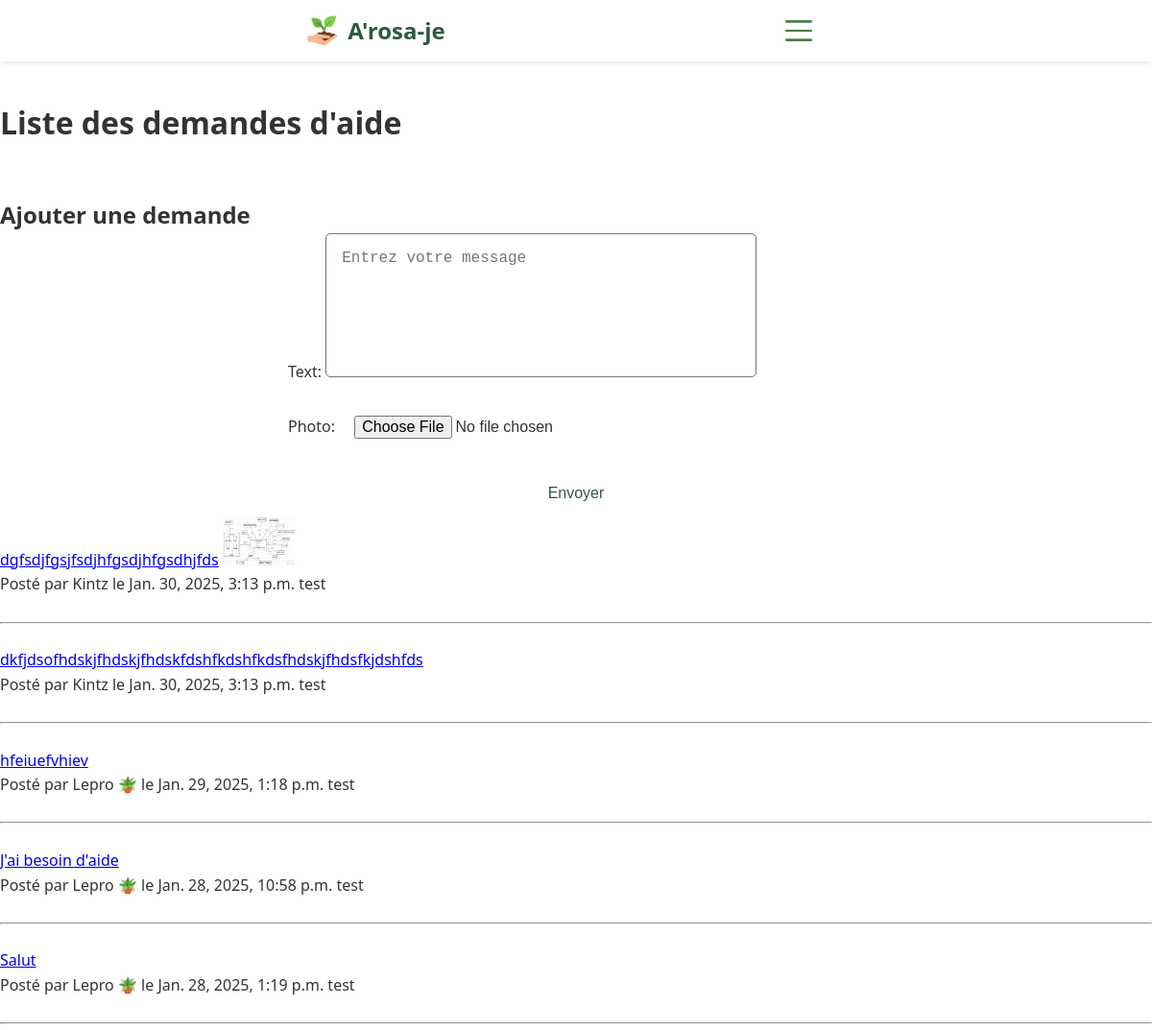
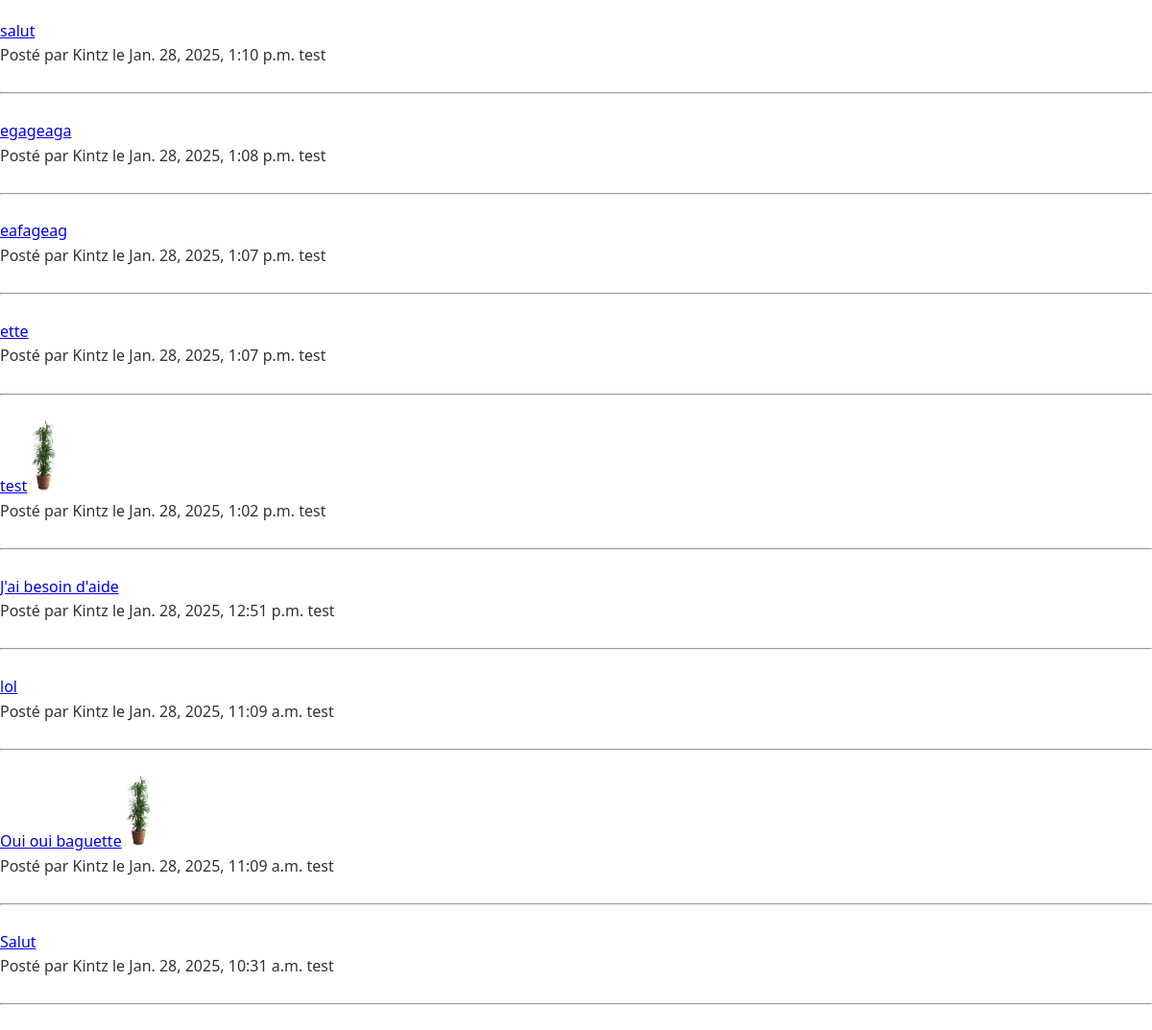
Screenshot of /demande/ (signed in) with the database file from the repository (2 pictures, top to bottom).
### pageprincipale/models.py (models this page shows, shortened)
class Message(models.Model):
    id_message=models.AutoField(primary_key=True)
    User = models.ForeignKey('Utilisateur', on_delete=models.CASCADE)
    text=models.CharField(max_length=500)
    date_demande = models.DateTimeField(auto_now_add=True)
    photo= models.ImageField(upload_to='photos_plantes/', blank=True, null=True)

class Utilisateur(models.Model):
    id_utilisateur = models.AutoField(primary_key=True)  # ID de l'utilisateur
    is_pro = models.BooleanField(default=False)  # Si l'utilisateur est professionnel
    pseudo = models.CharField(max_length=255)  # Pseudo
    password = models.CharField(max_length=255)  # Mot de passe
    adresse = models.ForeignKey(Adresse, on_delete=models.CASCADE)  # Clé étrangère vers Adresse
    longitude = models.FloatField(null=True, blank=True)
    latitude = models.FloatField(null=True, blank=True)
    REQUIRED_FIELDS = ['password']
    USERNAME_FIELD = 'pseudo'

### pageprincipale/views.py (the view)
# urls.py: path('demande/',demande,name='demande'),
def demande(request):
    logged_user = get_logged_form_request(request)
    if logged_user:
        if request.method == 'POST':
            form = DemandeAideForm(request.POST, request.FILES)
            if form.is_valid():
                Demande = form.save(commit=False)
                Demande.User= logged_user  # Associer l'utilisateur connecté
                Demande.save()
                return redirect('demande')
        else:
            form = DemandeAideForm()
        messages = Message.objects.order_by('-date_demande')
        return render(request, 'demande.html',
                      {'logged_user': logged_user, 'messages': messages,'form':form})
    else:
        return redirect('login')

### pageprincipale/forms.py
class DemandeAideForm(forms.ModelForm):
    class Meta:
        model = Message
        fields = ['text', 'photo']
    def __init__(self, *args, **kwargs):
        super().__init__(*args, **kwargs)
        self.fields['text'].widget = forms.Textarea(attrs={'rows': 4, 'placeholder': 'Entrez votre message'})

### pageprincipale/views.py (called while the page is built)
def get_logged_form_request(request):
    if 'logged_user_id' in request.session:
        logged_user_id = request.session['logged_user_id']
        try:
            return Utilisateur.objects.get(id_utilisateur=logged_user_id)
        except Utilisateur.DoesNotExist:
            return None
    return None

### pageprincipale/templates/demande.html (shortened to what this page needs)
{% extends "pagedebase.html" %}
{% block content %}
<br><br><br><br>
<h1>Liste des demandes d'aide</h1>
<br><br>
<h2>Ajouter une demande</h2>
 <form method="POST" enctype="multipart/form-data">
        {{ form.as_p }}
        <button type="submit">Envoyer</button>
    </form>
<ul>
    {% for message in messages %}
        <li>{% if message.photo %}
            <a href="{% url 'demande_aide' message.id_message %}">{{ message.text }}</a>
            <img src="{{ message.photo.url}}" alt="{{ message.nom }}" class="maxImgW">
            <p>Posté par {{ message.User.pseudo }}  le {{ message.date_demande }}
            test</p>
            {% else %}
             <a href="{% url 'demande_aide' message.id_message %}">{{ message.text }}</a>
            <p>Posté par {{ message.User.pseudo }}  {% if message.User.is_pro == True %}
            🪴
    {% endif %}le {{ message.date_demande }}
            test</p>
            {% endif %}
            <br><HR><br>
        </li>
    {% endfor %}
</ul>
{% endblock %}

### pageprincipale/static/css/style.css (style rules this page uses)
* { margin: 0; padding: 0; box-sizing: border-box; }
body { font-family: "Segoe UI", Tahoma, Geneva, Verdana, sans-serif; line-height: 1.6; color: #333; }
form { max-width: 600px; margin: 0 auto; display: flex; flex-direction: column; gap: 1rem; }
input, textarea { padding: 1rem; border-radius: 5px; font-size: 1rem; }
textarea { height: 150px; resize: none; }
button { padding-top: 50px; padding-bottom: 50px; padding: 1rem 2rem; background-color: white; color: #2c5a3f; border: none; border-radius: 5px; font-size: 1rem; cursor: pointer; transition: background-color 0.3s; }
img.maxImgW { max-width: 75px; max-height: 75px; }

### rows the page displays
Message: text "dgfsdjfgsjfsdjhfgsdjhfgsdhjfds", photo (picture), User.pseudo "Kintz", date_demande "Jan. 30, 2025, 3:13 p.m."
Message: text "dkfjdsofhdskjfhdskjfhdskfdshfkdshfkdsfhdskjfhdsfkjdshfds", User.pseudo "Kintz", date_demande "Jan. 30, 2025, 3:13 p.m."
Message: text "hfeiuefvhiev", User.pseudo "Lepro", date_demande "Jan. 29, 2025, 1:18 p.m."
Message: text "J'ai besoin d'aide", User.pseudo "Lepro", date_demande "Jan. 28, 2025, 10:58 p.m."
Message: text "Salut", User.pseudo "Lepro", date_demande "Jan. 28, 2025, 1:19 p.m."
Message: text "salut", User.pseudo "Kintz", date_demande "Jan. 28, 2025, 1:10 p.m."
Message: text "egageaga", User.pseudo "Kintz", date_demande "Jan. 28, 2025, 1:08 p.m."
Message: text "eafageag", User.pseudo "Kintz", date_demande "Jan. 28, 2025, 1:07 p.m."
Message: text "ette", User.pseudo "Kintz", date_demande "Jan. 28, 2025, 1:07 p.m."
Message: text "test", photo (picture), User.pseudo "Kintz", date_demande "Jan. 28, 2025, 1:02 p.m."
Message: text "J'ai besoin d'aide", User.pseudo "Kintz", date_demande "Jan. 28, 2025, 12:51 p.m."
Message: text "lol", User.pseudo "Kintz", date_demande "Jan. 28, 2025, 11:09 a.m."
Message: text "Oui oui baguette", photo (picture), User.pseudo "Kintz", date_demande "Jan. 28, 2025, 11:09 a.m."
Message: text "Salut", User.pseudo "Kintz", date_demande "Jan. 28, 2025, 10:31 a.m."
